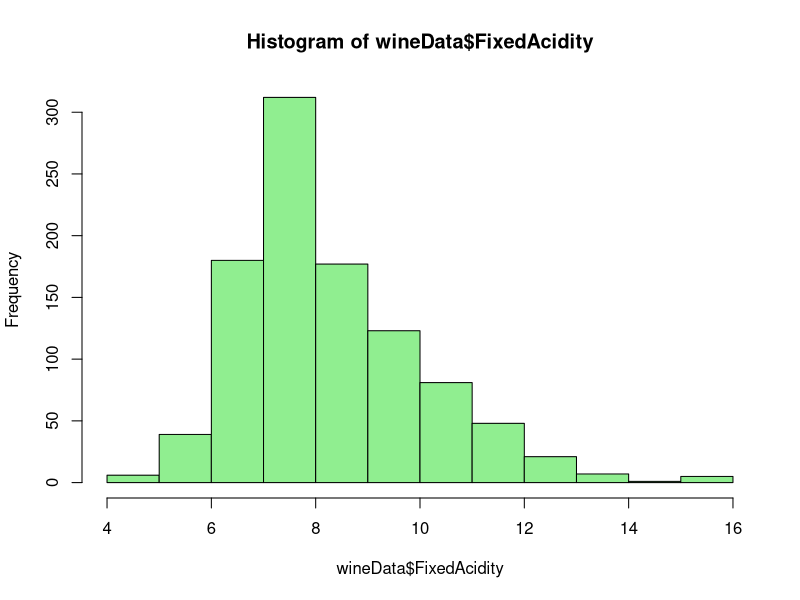
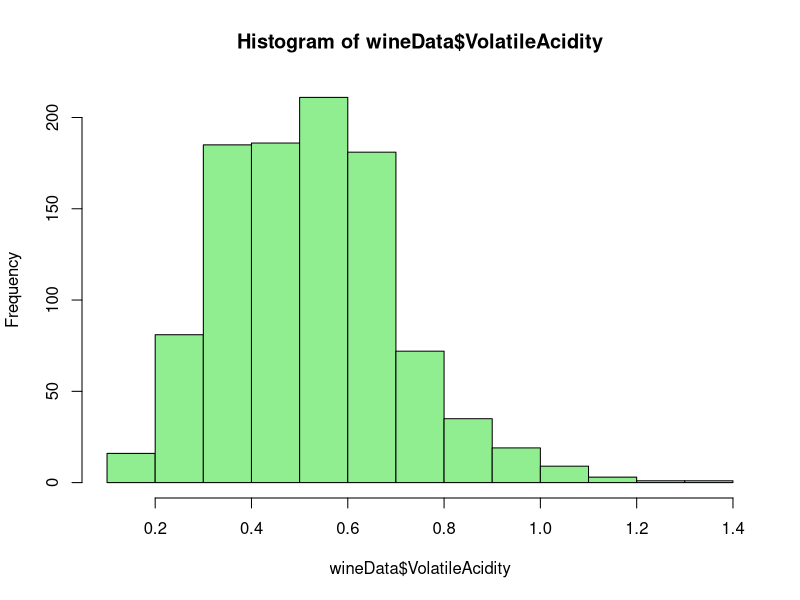
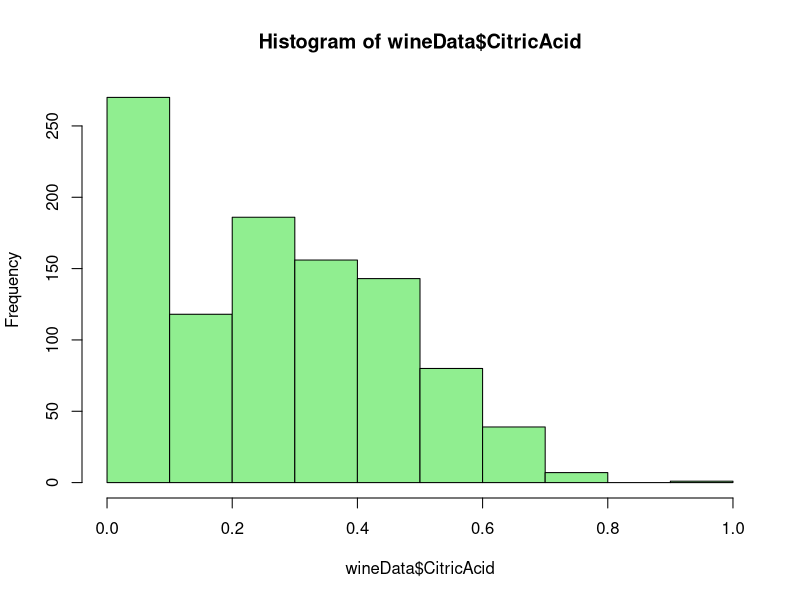
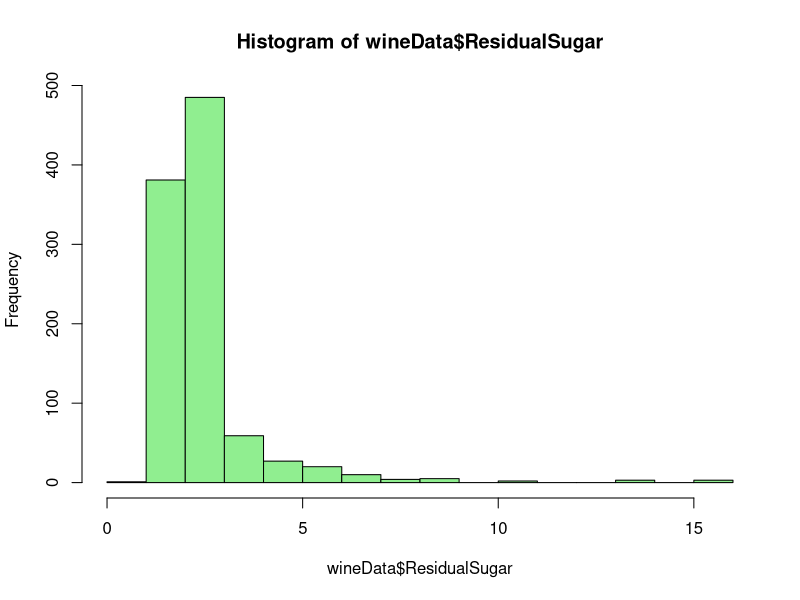
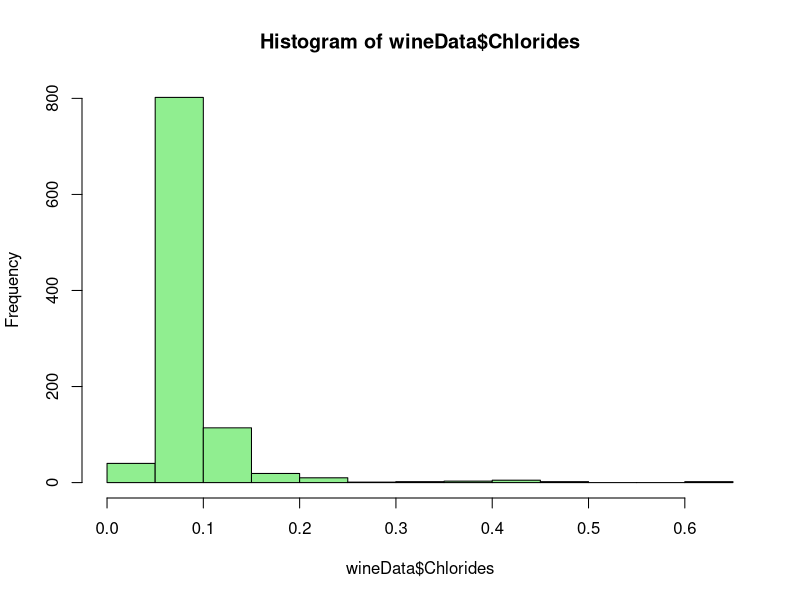
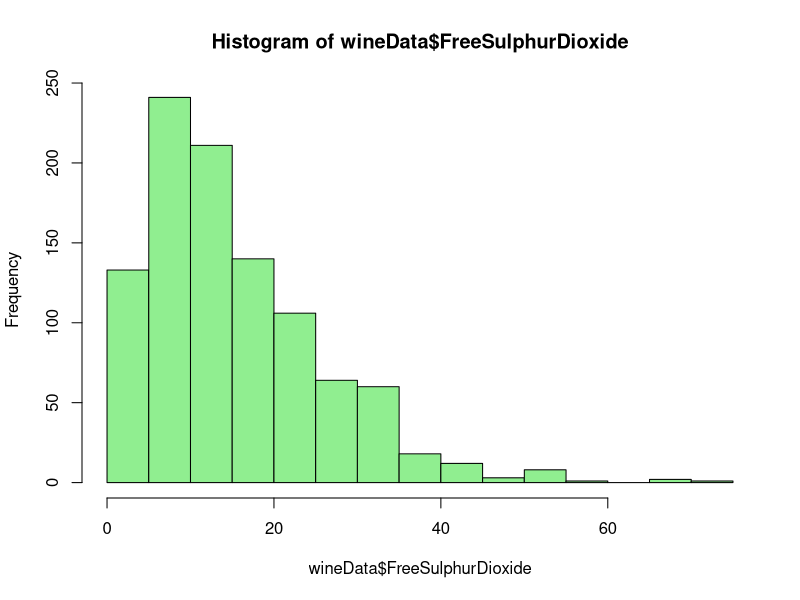
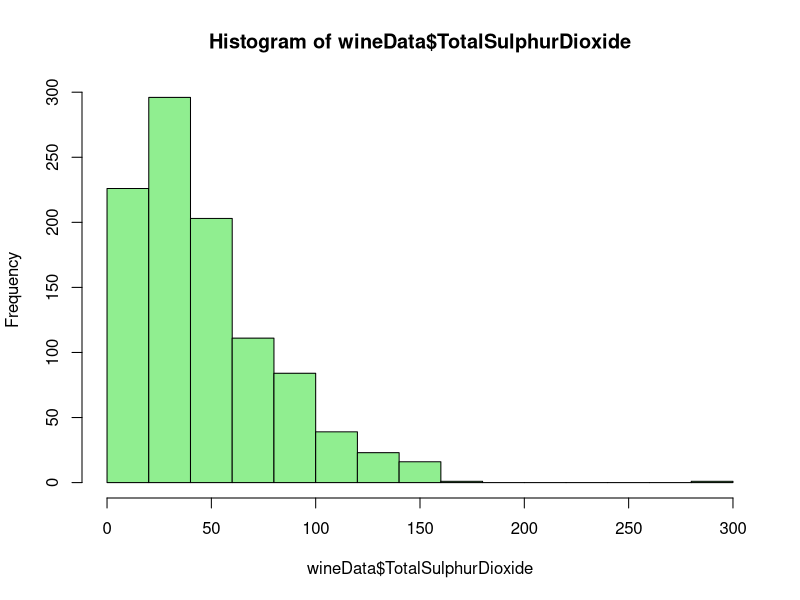
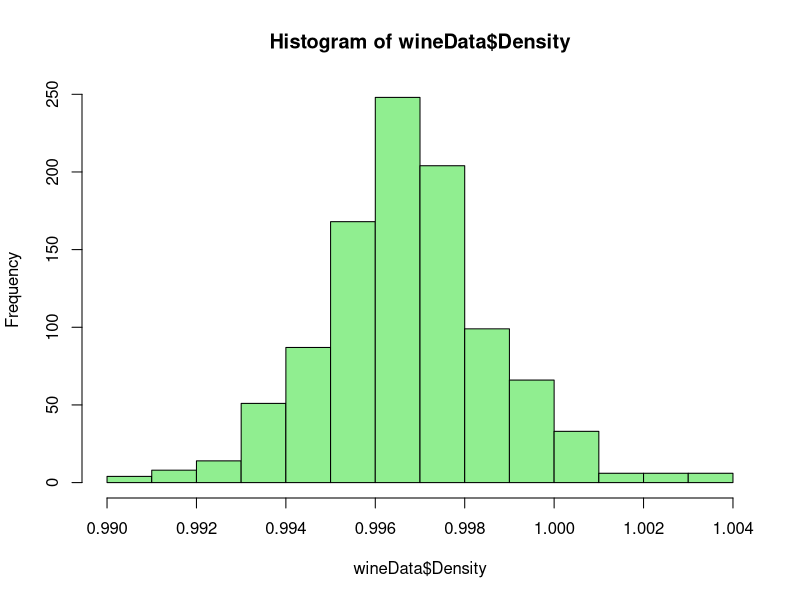

Here is the R script that generated these plots, in order:
# =========================================================
# CZ 4073 - Data Science For Business
# Assignment 1
# Name: KAMATH SHANTANU ARUN
# Matric Card: U1422577F
# =========================================================

# Problem 1:
# In this problem, our dataset is -- assign1_WineData.csv
# The solution of the problem looks to fit an optimal linear
# regression model to predict the "Quality" of the wine

# ---------------------------------------------------------
# Importing the dataset Week04wineData.csv as wineData
wineData <- read.csv("assign1_WineData.csv", header = TRUE)

# ---------------------------------------------------------
# Performing some basic exploratory data analysis

# Dimensional information of the dataset
dim(wineData)
# Here we find that we have information of 1000 instances 
# of wine and there are 12 different variables that
# describe it

# Labels of the variables in the dataset
names(wineData)
# It provides us the names of each of the 12 variables

# Structure of the dataset
str(wineData)
# We find that the data is stored in a "data.frame"
# All of the variable have numeric data type

# First few rows of the data
head(wineData)
# Last few rows of the data
tail(wineData)
# heads and tails provide a general idea in terms of 
# the variables actual values and their magnitudes

# Summary statistics for all variables
summary(wineData)
# It returns a table with the results of the summary
# function applied to each column in the data frame

# For each column, it returns the minimum value, 1st quantile, 
# median, mean, 3rd quantile and the maximum value
# Providing us with the spread and distribution of the variables

# ---------------------------------------------------------
# Visulisation of the dataset

# Viewing histograms of individual variables to understand 
# its distribution shape, center, range and variation
hist(wineData$FixedAcidity, col = "lightgreen")
hist(wineData$VolatileAcidity, col = "lightgreen")
hist(wineData$CitricAcid, col = "lightgreen")
hist(wineData$ResidualSugar, col = "lightgreen")
hist(wineData$Chlorides, col = "lightgreen")
hist(wineData$FreeSulphurDioxide, col = "lightgreen")
hist(wineData$TotalSulphurDioxide, col = "lightgreen")
hist(wineData$Density, col = "lightgreen")
hist(wineData$pH, col = "lightgreen")
hist(wineData$Sulphates, col = "lightgreen")
hist(wineData$Alcohol, col = "lightgreen")
hist(wineData$Quality, col = "lightgreen")
# Most of the plots show a normal distribution while others
# show right skewed distribution

# Boxplots of all individual variables
# checking correspondence with summary statistics
boxplot(wineData$FixedAcidity , horizontal = TRUE, col = "steelblue")
boxplot(wineData$VolatileAcidity, horizontal = TRUE, col = "steelblue")
boxplot(wineData$CitricAcid, horizontal = TRUE, col = "steelblue")
boxplot(wineData$ResidualSugar, horizontal = TRUE, col = "steelblue")
boxplot(wineData$Chlorides, horizontal = TRUE, col = "steelblue")
boxplot(wineData$FreeSulphurDioxide, horizontal = TRUE, col = "steelblue")
boxplot(wineData$TotalSulphurDioxide, horizontal = TRUE, col = "steelblue")
boxplot(wineData$Density, horizontal = TRUE, col = "steelblue")
boxplot(wineData$pH, horizontal = TRUE, col = "steelblue")
boxplot(wineData$Sulphates, horizontal = TRUE, col = "steelblue")
boxplot(wineData$Alcohol, horizontal = TRUE, col = "steelblue")
boxplot(wineData$Quality, horizontal = TRUE, col = "steelblue")
# Box plots were able to clearly point out potential outliers 
# and provide a better sense on where the median or mean lie
# hence improving our understanding of the frequency histograms
# and the entire dataset


# ---------------------------------------------------------
# Checking correlation between the variable of the dataset
cor(wineData)
# install.packages("corrplot")
library(corrplot)
corrplot.mixed(cor(wineData))
# corrplot library uses colours and shape to visual represent
# the strength of the correlations in a matrix format

# With the correlation matrix, we find that "Quality" doesnot 
# have a very strong correlation with any of the variables.
# The most correlation being with Alcohol (0.47) and 
# VolatileAcidity (-0.39)
# Low or zero correlated variable will be least significant 
# and would be eliminated early to create the best model

# The highest correlation(|0.66-0.67|) found was betwen 
# FixedAcidity & Density,
# FixedAcidity & pH,
# FixedAcidity & CitricAcid
# FreeSulphurDioxide & TotalSulphurDioxide,
# Hence these variables are likely to absorb each others
# contribution to Quality and may cause them to be futile
# in predicting Quality

# ---------------------------------------------------------
# Plotting two-dimensional scatterplots of all pairs of variables
pairs(wineData, pch = 19, col = "blue")
# Viewing the scatter plots we can understand why the correlation
# of the various variable pairs are either high or low
# It is difficult to judge the plots that involve Quality because
# its type is integer and more discrete than continuous.

# The scatter plot between sulphate and Quality seem to be less 
# spherical and hence point towards some linearity/nonlinearity
# which would be a good place to do some trial and error.

# ---------------------------------------------------------
# Perform Linear Regression (Quality vs rest of the variables)

# We will use adjusted R-squared as the metric to determine
# if the model is improving

# Linear model on Quality vs Rest of the variables
# Model 1. - Full Model
lmFit1 <- lm(Quality ~ ., data = wineData)

# Display the summary of Model 1.
summary(lmFit1)

# The "Full Model" summary statistics provide us with information
# on the formula, residuals, and coefficients.
# The coefficients provide a scale of significance on each of
# the variables that provide a contribution on predicting the Quality.

# ---------------------------------------------------------
# Building an Updated Model by removing the least significant 
# variable at a time

# To do so, we would want to eliminate the most insignificant
# variables having "." or lesser on the scale.
# With variables having the same significance, we will use 
# Probability (Pr) to decide

# The value in the Pr colum informs us of the probability of 
# coefficient of the variable to go to zero. The higher the 
# probability the lower its significance.

# Linear Model on Quality vs Rest minus FixedAcidity
# Model 2.
lmFit2 <- update(lmFit1, ~ . - FixedAcidity, data = wineData)

# Display the summary of the updated linear model
summary(lmFit2)

# In Model 2,  we removed the variable FixedAcidity (Pr = 0.76) 
# as it was the least significant
# This helped improve the R-squared to 0.3413 from 0.3407

# Linear Model on Quality vs Rest minus FixedAcidity, CitricAcid
# Model 3.
lmFit3 <- update(lmFit2, ~ . - CitricAcid, data = wineData)

# Display the summary of the updated linear model
summary(lmFit3)

# Similarly in Model 3, we removed the variable CitricAcid (Pr = 0.75) 
# This helped improve the R-squared to 0.3419 from 0.3413

# Linear Model on Quality vs Rest minus FixedAcidity, CitricAcid,
# ResidualSugar
# Model 4.
lmFit4 <- update(lmFit3, ~ . - ResidualSugar, data = wineData)

# Display the summary of the updated linear model
summary(lmFit4)

# Similarly in Model 4, we removed the variable ResidualSugar (Pr = 0.33) 
# This helped improve the R-squared to 0.342 from 0.3419

# Linear Model on Quality vs Rest minus FixedAcidity, CitricAcid,
# ResidualSugar, Density
# Model 5.
lmFit5 <- update(lmFit4, ~ . - Density, data = wineData)

# Display the summary of the updated linear model
summary(lmFit5)

# Lastly in Model 5, we removed the variable Density (Pr = 0.48) 
# This helped improve the R-squared to 0.3423 from 0.3420

# Now we have covered the linearity part of the model 
# and kept only the variables that have a significance of 
# Pr lower than 0.05 (*).

# ---------------------------------------------------------
# Checking for Non-linear Relations with Variables

# plotting Quality vs all the remaining variables
plot(wineData$VolatileAcidity, wineData$Quality, pch = 19, col = "blue")
plot(wineData$Chlorides, wineData$Quality, pch = 19, col = "blue")
plot(wineData$FreeSulphurDioxide, wineData$Quality, pch = 19, col = "blue")
plot(wineData$TotalSulphurDioxide, wineData$Quality, pch = 19, col = "blue")
plot(wineData$pH, wineData$Quality, pch = 19, col = "blue")
plot(wineData$Sulphates, wineData$Quality, pch = 19, col = "blue")
plot(wineData$Alcohol, wineData$Quality, pch = 19, col = "blue")


# Fitting the linear model on Quality vs remaining variables but
# introducing non-linear term as per observations above
# Model 6.
lmFit6 <- update(lmFit5, ~ . + I(Sulphates^2), data = wineData)

# Display the summary of the updated linear model
summary(lmFit6)

# Linear Model 6 minus FreeSulphurDioxide
# Model 7.
lmFit7 <- update(lmFit6, ~ . - FreeSulphurDioxide, data = wineData)

# Display the summary of the updated linear model
summary(lmFit7)

# Linear Model 6 minus FreeSulphurDioxide, TotalSulphurDioxide
# Model 8.
lmFit8 <- update(lmFit7, ~ . - TotalSulphurDioxide, data = wineData)

# Display the summary of the updated linear model
summary(lmFit8)

# 13b : check the model for potential outliers
plot(lmFit8)

# 13c : remove outliers and high-leverage points
cd <- cooks.distance(lmFit8)
wineData.clean <- wineData[abs(cd) < 4/nrow(wineData), ]
nrow(wineData.clean)

# 13d : fit your best model to the clean dataset
formula(lmFit8)
lmFit <- lm(formula(lmFit8), data = wineData.clean)

# 13e : did the performance of the model improve?
summary(lmFit)
plot(lmFit)
